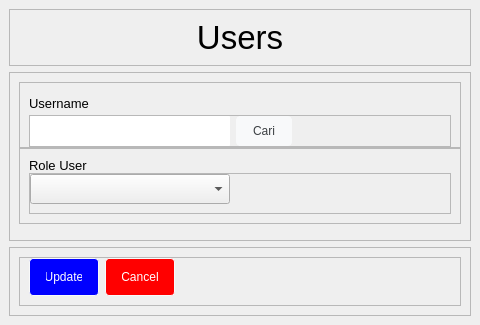
<?xml version="1.0" encoding="UTF-8"?>
<ui version="4.0">
 <class>MainWindow</class>
 <widget class="QMainWindow" name="MainWindow">
  <property name="geometry">
   <rect>
    <x>0</x>
    <y>0</y>
    <width>480</width>
    <height>325</height>
   </rect>
  </property>
  <property name="sizePolicy">
   <sizepolicy hsizetype="Expanding" vsizetype="Preferred">
    <horstretch>0</horstretch>
    <verstretch>0</verstretch>
   </sizepolicy>
  </property>
  <property name="minimumSize">
   <size>
    <width>480</width>
    <height>0</height>
   </size>
  </property>
  <property name="maximumSize">
   <size>
    <width>16777215</width>
    <height>325</height>
   </size>
  </property>
  <property name="windowTitle">
   <string>MainWindow</string>
  </property>
  <property name="styleSheet">
   <string notr="true">QScrollArea{
border: none;
}

QScrollBar:vertical {
	background-color:#fefefe;
	width:10px;
}
QScrollBar::handle:vertical {
	background-color: #808793;
	min-height: 30px;
	border-radius: 4px;
}
QScrollBar::handle:vertical:hover{	
	background-color:#a1a6af;
}

QScrollBar:horizontal {
	background-color:#fefefe;
	height:10px;
}
QScrollBar::handle:horizontal {
	background-color: #808793;
	min-height: 30px;
	border-radius: 4px;
}
QScrollBar::handle:horizontal:hover{	
	background-color:#a1a6af;
}

QLineEdit, QDateEdit {
	border: none;
	border-bottom:2px solid rgba(204,204,204,.3);
	border-radius: 1px;
}

QLineEdit,QComboBox {
height: 30px;
}

QPushButton {
  background-color: #f8f9fa;
  border: 1px solid #f8f9fa;
  border-radius: 4px;
  color: #3c4043;
  height: 36px;
  line-height: 27px;
  min-width: 10px;
  padding: 0 16px;
  text-align: center;
  white-space: pre;
}

QPushButton:hover {
  border-color: #4285f4;
  outline: none;
}

#btnUpdate{
	color: rgb(255, 255, 255);
	background-color: rgb(0, 0, 255);
}

#btnCancel{
	color: rgb(255, 255, 255);
	background-color: rgb(255, 0, 0);
}</string>
  </property>
  <widget class="QWidget" name="centralwidget">
   <property name="sizePolicy">
    <sizepolicy hsizetype="Preferred" vsizetype="Preferred">
     <horstretch>0</horstretch>
     <verstretch>0</verstretch>
    </sizepolicy>
   </property>
   <layout class="QVBoxLayout" name="verticalLayout">
    <property name="spacing">
     <number>0</number>
    </property>
    <property name="leftMargin">
     <number>0</number>
    </property>
    <property name="topMargin">
     <number>0</number>
    </property>
    <property name="rightMargin">
     <number>0</number>
    </property>
    <property name="bottomMargin">
     <number>0</number>
    </property>
    <item>
     <widget class="QScrollArea" name="scrollArea">
      <property name="maximumSize">
       <size>
        <width>16777215</width>
        <height>16777215</height>
       </size>
      </property>
      <property name="widgetResizable">
       <bool>true</bool>
      </property>
      <widget class="QWidget" name="scrollAreaWidgetContents">
       <property name="geometry">
        <rect>
         <x>0</x>
         <y>0</y>
         <width>480</width>
         <height>325</height>
        </rect>
       </property>
       <property name="maximumSize">
        <size>
         <width>16777215</width>
         <height>325</height>
        </size>
       </property>
       <layout class="QVBoxLayout" name="verticalLayout_7">
        <item>
         <widget class="QFrame" name="frame">
          <property name="frameShape">
           <enum>QFrame::StyledPanel</enum>
          </property>
          <property name="frameShadow">
           <enum>QFrame::Raised</enum>
          </property>
          <layout class="QVBoxLayout" name="verticalLayout_3">
           <item>
            <widget class="QLabel" name="label">
             <property name="font">
              <font>
               <pointsize>25</pointsize>
              </font>
             </property>
             <property name="text">
              <string>Users</string>
             </property>
             <property name="alignment">
              <set>Qt::AlignCenter</set>
             </property>
            </widget>
           </item>
          </layout>
         </widget>
        </item>
        <item>
         <widget class="QFrame" name="frame_2">
          <property name="sizePolicy">
           <sizepolicy hsizetype="Preferred" vsizetype="Expanding">
            <horstretch>0</horstretch>
            <verstretch>0</verstretch>
           </sizepolicy>
          </property>
          <property name="frameShape">
           <enum>QFrame::StyledPanel</enum>
          </property>
          <property name="frameShadow">
           <enum>QFrame::Raised</enum>
          </property>
          <layout class="QVBoxLayout" name="verticalLayout_6">
           <property name="spacing">
            <number>0</number>
           </property>
           <property name="bottomMargin">
            <number>16</number>
           </property>
           <item>
            <widget class="QFrame" name="frame_6">
             <property name="frameShape">
              <enum>QFrame::StyledPanel</enum>
             </property>
             <property name="frameShadow">
              <enum>QFrame::Raised</enum>
             </property>
             <layout class="QVBoxLayout" name="verticalLayout_5">
              <property name="spacing">
               <number>0</number>
              </property>
              <property name="bottomMargin">
               <number>0</number>
              </property>
              <item>
               <widget class="QLabel" name="label_3">
                <property name="font">
                 <font>
                  <pointsize>10</pointsize>
                 </font>
                </property>
                <property name="text">
                 <string>Username</string>
                </property>
               </widget>
              </item>
              <item>
               <widget class="QFrame" name="frame_7">
                <property name="sizePolicy">
                 <sizepolicy hsizetype="Preferred" vsizetype="Preferred">
                  <horstretch>0</horstretch>
                  <verstretch>0</verstretch>
                 </sizepolicy>
                </property>
                <property name="minimumSize">
                 <size>
                  <width>0</width>
                  <height>0</height>
                 </size>
                </property>
                <property name="frameShape">
                 <enum>QFrame::StyledPanel</enum>
                </property>
                <property name="frameShadow">
                 <enum>QFrame::Raised</enum>
                </property>
                <layout class="QHBoxLayout" name="horizontalLayout">
                 <property name="leftMargin">
                  <number>0</number>
                 </property>
                 <property name="topMargin">
                  <number>0</number>
                 </property>
                 <property name="rightMargin">
                  <number>0</number>
                 </property>
                 <property name="bottomMargin">
                  <number>0</number>
                 </property>
                 <item>
                  <widget class="QLineEdit" name="txtUsername">
                   <property name="minimumSize">
                    <size>
                     <width>200</width>
                     <height>0</height>
                    </size>
                   </property>
                   <property name="maximumSize">
                    <size>
                     <width>200</width>
                     <height>16777215</height>
                    </size>
                   </property>
                   <property name="font">
                    <font>
                     <pointsize>12</pointsize>
                    </font>
                   </property>
                  </widget>
                 </item>
                 <item alignment="Qt::AlignLeft">
                  <widget class="QPushButton" name="btnCari">
                   <property name="minimumSize">
                    <size>
                     <width>44</width>
                     <height>10</height>
                    </size>
                   </property>
                   <property name="maximumSize">
                    <size>
                     <width>16777215</width>
                     <height>30</height>
                    </size>
                   </property>
                   <property name="text">
                    <string>Cari</string>
                   </property>
                  </widget>
                 </item>
                </layout>
               </widget>
              </item>
             </layout>
            </widget>
           </item>
           <item>
            <widget class="QFrame" name="frame_8">
             <property name="frameShape">
              <enum>QFrame::StyledPanel</enum>
             </property>
             <property name="frameShadow">
              <enum>QFrame::Raised</enum>
             </property>
             <layout class="QVBoxLayout" name="verticalLayout_2">
              <property name="spacing">
               <number>0</number>
              </property>
              <item>
               <widget class="QLabel" name="label_5">
                <property name="font">
                 <font>
                  <pointsize>10</pointsize>
                 </font>
                </property>
                <property name="text">
                 <string>Role User</string>
                </property>
               </widget>
              </item>
              <item>
               <widget class="QFrame" name="frame_9">
                <property name="sizePolicy">
                 <sizepolicy hsizetype="Preferred" vsizetype="Preferred">
                  <horstretch>0</horstretch>
                  <verstretch>0</verstretch>
                 </sizepolicy>
                </property>
                <property name="minimumSize">
                 <size>
                  <width>0</width>
                  <height>0</height>
                 </size>
                </property>
                <property name="frameShape">
                 <enum>QFrame::StyledPanel</enum>
                </property>
                <property name="frameShadow">
                 <enum>QFrame::Raised</enum>
                </property>
                <layout class="QVBoxLayout" name="verticalLayout_8">
                 <property name="leftMargin">
                  <number>0</number>
                 </property>
                 <property name="topMargin">
                  <number>0</number>
                 </property>
                 <item alignment="Qt::AlignTop">
                  <widget class="QComboBox" name="cboRole">
                   <property name="sizePolicy">
                    <sizepolicy hsizetype="Expanding" vsizetype="Expanding">
                     <horstretch>0</horstretch>
                     <verstretch>0</verstretch>
                    </sizepolicy>
                   </property>
                   <property name="minimumSize">
                    <size>
                     <width>200</width>
                     <height>0</height>
                    </size>
                   </property>
                   <property name="maximumSize">
                    <size>
                     <width>100</width>
                     <height>30</height>
                    </size>
                   </property>
                   <property name="font">
                    <font>
                     <pointsize>12</pointsize>
                    </font>
                   </property>
                   <item>
                    <property name="text">
                     <string/>
                    </property>
                   </item>
                   <item>
                    <property name="text">
                     <string>admin</string>
                    </property>
                   </item>
                   <item>
                    <property name="text">
                     <string>user</string>
                    </property>
                   </item>
                  </widget>
                 </item>
                </layout>
               </widget>
              </item>
             </layout>
            </widget>
           </item>
          </layout>
         </widget>
        </item>
        <item>
         <widget class="QFrame" name="frame_3">
          <property name="frameShape">
           <enum>QFrame::StyledPanel</enum>
          </property>
          <property name="frameShadow">
           <enum>QFrame::Raised</enum>
          </property>
          <layout class="QVBoxLayout" name="verticalLayout_4">
           <item>
            <widget class="QFrame" name="frame_14">
             <property name="frameShape">
              <enum>QFrame::StyledPanel</enum>
             </property>
             <property name="frameShadow">
              <enum>QFrame::Raised</enum>
             </property>
             <layout class="QHBoxLayout" name="horizontalLayout_2">
              <property name="topMargin">
               <number>0</number>
              </property>
              <item>
               <widget class="QPushButton" name="btnUpdate">
                <property name="minimumSize">
                 <size>
                  <width>44</width>
                  <height>0</height>
                 </size>
                </property>
                <property name="maximumSize">
                 <size>
                  <width>70</width>
                  <height>16777215</height>
                 </size>
                </property>
                <property name="text">
                 <string>Update</string>
                </property>
               </widget>
              </item>
              <item alignment="Qt::AlignLeft">
               <widget class="QPushButton" name="btnCancel">
                <property name="minimumSize">
                 <size>
                  <width>44</width>
                  <height>0</height>
                 </size>
                </property>
                <property name="maximumSize">
                 <size>
                  <width>70</width>
                  <height>16777215</height>
                 </size>
                </property>
                <property name="text">
                 <string>Cancel</string>
                </property>
               </widget>
              </item>
             </layout>
            </widget>
           </item>
          </layout>
         </widget>
        </item>
       </layout>
      </widget>
     </widget>
    </item>
   </layout>
  </widget>
 </widget>
 <resources/>
 <connections/>
</ui>
